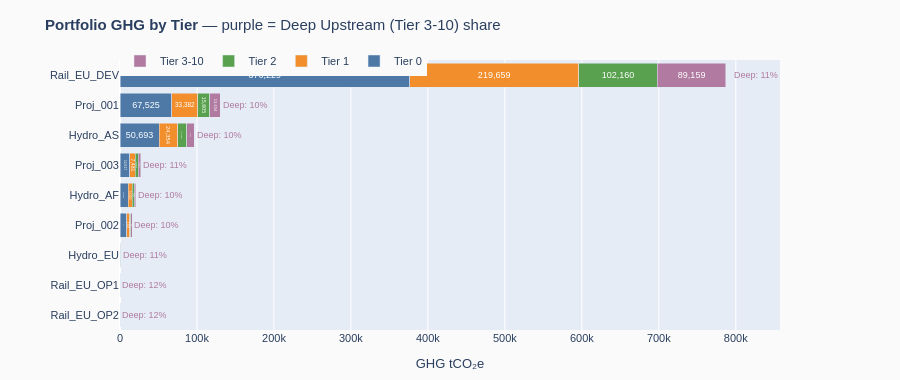

Notebook code for this chart:
### Code cell
# ══════════════════════════════════════════════════════════════════
# PORTFOLIO SUMMARY — GHG by tier × project (stacked bar + deep-upstream callout)
# ══════════════════════════════════════════════════════════════════
import plotly.graph_objects as go

tier_sums = {}
for pid in PROJECTS:
    tier_sums[pid] = {
        "Tier 0":     t0[t0["project_id"] == pid]["GHG_tCO2e"].sum(),
        "Tier 1":     t1[t1["project_id"] == pid]["GHG_tCO2e"].sum(),
        "Tier 2":     t2[t2["project_id"] == pid]["GHG_tCO2e"].sum(),
        "Tier 3-10":  t3[t3["project_id"] == pid]["GHG_tCO2e"].sum(),
    }

tier_df = pd.DataFrame(tier_sums).T
tier_df["Total"] = tier_df.sum(axis=1)
tier_df = tier_df.sort_values("Total", ascending=True)

bar_cols = ["#4e79a7", "#f28e2b", "#59a14f", "#b07aa1"]

fig2 = go.Figure()
for col, color in zip(["Tier 0", "Tier 1", "Tier 2", "Tier 3-10"], bar_cols):
    fig2.add_trace(go.Bar(
        name=col,
        y=tier_df.index,
        x=tier_df[col],
        orientation="h",
        marker_color=color,
        text=tier_df[col].apply(lambda v: f"{v:,.0f}" if v > 500 else ""),
        textposition="inside",
        insidetextanchor="middle",
        textfont=dict(color="white", size=9),
    ))

# Deep-upstream share annotation
for pid in tier_df.index:
    total = tier_df.loc[pid, "Total"]
    deep  = tier_df.loc[pid, "Tier 3-10"]
    if total > 0:
        fig2.add_annotation(
            x=total * 1.01, y=pid,
            text=f"Deep: {deep/total*100:.0f}%",
            showarrow=False,
            font=dict(size=9, color="#b07aa1"),
            xanchor="left",
        )

fig2.update_layout(
    title="<b>Portfolio GHG by Tier</b> — purple = Deep Upstream (Tier 3-10) share",
    barmode="stack",
    xaxis_title="GHG tCO₂e",
    height=380,
    legend=dict(orientation="h", y=1.05),
    margin=dict(l=120, r=120, t=60, b=40),
    paper_bgcolor="#fafafa",
    font=dict(family="Arial", size=11),
)
fig2.show()

### Figure 1 — Plotly figure (JSON) as saved in the notebook; plotly's stock layout.template omitted (floating-point values rounded to 4 significant figures)
{"data": [{"insidetextanchor": "middle", "marker": {"color": "#4e79a7"}, "name": "Tier 0", "orientation": "h", "text": ["", "", "", "8,658", "10,872", "12,617", "50,693", "67,525", "376,229"], "textfont": {"color": "white", "size": 9}, "textposition": "inside", "type": "bar", "x": [13.88, 20.05, 392.4, 8658.0, 10870.0, 12620.0, 50690.0, 67530.0, 376200.0], "y": ["Rail_EU_OP2", "Rail_EU_OP1", "Hydro_EU", "Proj_002", "Hydro_AF", "Proj_003", "Hydro_AS", "Proj_001", "Rail_EU_DEV"]}, {"insidetextanchor": "middle", "marker": {"color": "#f28e2b"}, "name": "Tier 1", "orientation": "h", "text": ["", "", "", "3,823", "5,020", "7,481", "24,354", "33,382", "219,659"], "textfont": {"color": "white", "size": 9}, "textposition": "inside", "type": "bar", "x": [8.613, 12.44, 227.8, 3823.0, 5020.0, 7481.0, 24350.0, 33380.0, 219700.0], "y": ["Rail_EU_OP2", "Rail_EU_OP1", "Hydro_EU", "Proj_002", "Hydro_AF", "Proj_003", "Hydro_AS", "Proj_001", "Rail_EU_DEV"]}, {"insidetextanchor": "middle", "marker": {"color": "#59a14f"}, "name": "Tier 2", "orientation": "h", "text": ["", "", "", "1,792", "2,341", "3,491", "11,350", "15,605", "102,160"], "textfont": {"color": "white", "size": 9}, "textposition": "inside", "type": "bar", "x": [4.053, 5.849, 105.9, 1792.0, 2341.0, 3491.0, 11350.0, 15600.0, 102200.0], "y": ["Rail_EU_OP2", "Rail_EU_OP1", "Hydro_EU", "Proj_002", "Hydro_AF", "Proj_003", "Hydro_AS", "Proj_001", "Rail_EU_DEV"]}, {"insidetextanchor": "middle", "marker": {"color": "#b07aa1"}, "name": "Tier 3-10", "orientation": "h", "text": ["", "", "", "1,564", "2,043", "3,051", "9,906", "13,634", "89,159"], "textfont": {"color": "white", "size": 9}, "textposition": "inside", "type": "bar", "x": [3.527, 5.105, 92.34, 1564.0, 2043.0, 3051.0, 9906.0, 13630.0, 89160.0], "y": ["Rail_EU_OP2", "Rail_EU_OP1", "Hydro_EU", "Proj_002", "Hydro_AF", "Proj_003", "Hydro_AS", "Proj_001", "Rail_EU_DEV"]}], "layout": {"annotations": [{"font": {"color": "#b07aa1", "size": 9}, "showarrow": false, "text": "Deep: 12%", "x": 30.38, "xanchor": "left", "y": "Rail_EU_OP2"}, {"font": {"color": "#b07aa1", "size": 9}, "showarrow": false, "text": "Deep: 12%", "x": 43.88, "xanchor": "left", "y": "Rail_EU_OP1"}, {"font": {"color": "#b07aa1", "size": 9}, "showarrow": false, "text": "Deep: 11%", "x": 826.6, "xanchor": "left", "y": "Hydro_EU"}, {"font": {"color": "#b07aa1", "size": 9}, "showarrow": false, "text": "Deep: 10%", "x": 16000.0, "xanchor": "left", "y": "Proj_002"}, {"font": {"color": "#b07aa1", "size": 9}, "showarrow": false, "text": "Deep: 10%", "x": 20480.0, "xanchor": "left", "y": "Hydro_AF"}, {"font": {"color": "#b07aa1", "size": 9}, "showarrow": false, "text": "Deep: 11%", "x": 26910.0, "xanchor": "left", "y": "Proj_003"}, {"font": {"color": "#b07aa1", "size": 9}, "showarrow": false, "text": "Deep: 10%", "x": 97260.0, "xanchor": "left", "y": "Hydro_AS"}, {"font": {"color": "#b07aa1", "size": 9}, "showarrow": false, "text": "Deep: 10%", "x": 131400.0, "xanchor": "left", "y": "Proj_001"}, {"font": {"color": "#b07aa1", "size": 9}, "showarrow": false, "text": "Deep: 11%", "x": 795100.0, "xanchor": "left", "y": "Rail_EU_DEV"}], "barmode": "stack", "font": {"family": "Arial", "size": 11}, "height": 380, "legend": {"orientation": "h", "y": 1.05}, "margin": {"b": 40, "l": 120, "r": 120, "t": 60}, "paper_bgcolor": "#fafafa", "title": {"text": "<b>Portfolio GHG by Tier</b> — purple = Deep Upstream (Tier 3-10) share"}, "xaxis": {"title": {"text": "GHG tCO₂e"}}}}
